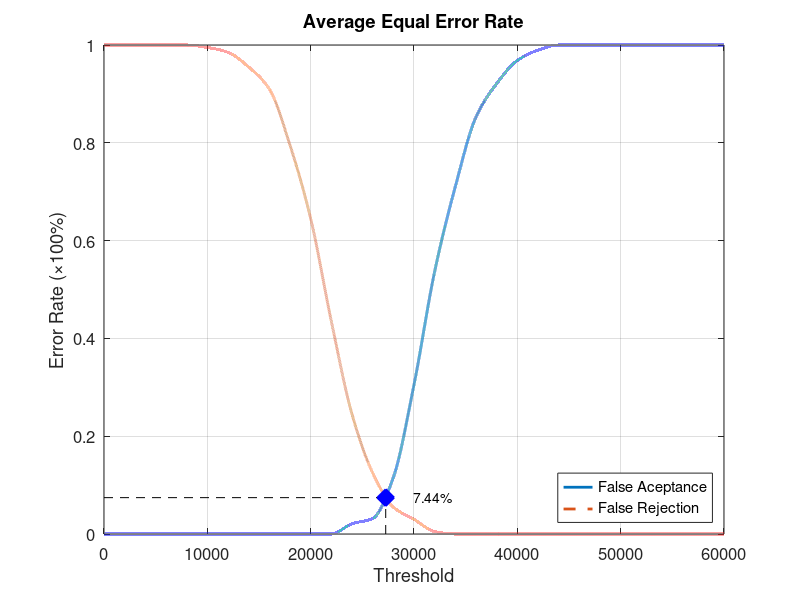
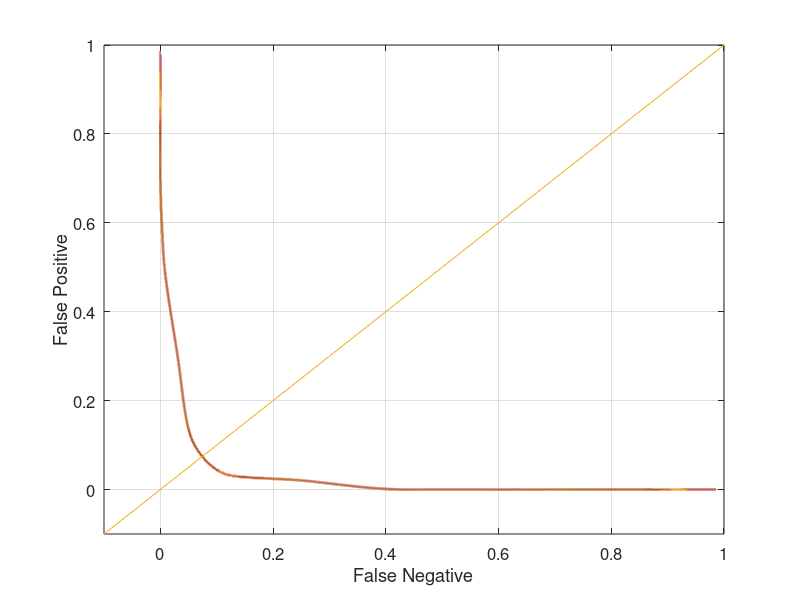

Recreate these plots in MATLAB, in order.
function yEER = Database5_4
close all;
clear;
clc;
x = 0:2000:60000;
xq = 0:0.5:60000;

y0 = [0 0 0 0 0 0 0 0 0 0 0 0 0.0210526 0.0315789 0.115789 0.305263 0.536842 0.710526 0.852632 0.921053 0.968421 0.989474 1 1 1 1 1 1 1 1 1];
yy0 = interp1(x, y0, xq, 'pchip');
y1 = [1 1 1 1 1 0.995 0.985 0.955 0.91 0.795 0.645 0.435 0.245 0.125 0.055 0.03 0.005 0 0 0 0 0 0 0 0 0 0 0 0 0 0];
yy1 = interp1(x, y1, xq, 'pchip');

% Calculating EER: 
y2 = abs(y0 - y1);
find(y2 == min(y2))
yy2 = abs(yy0 - yy1);
xEER = find(yy2 == min(yy2));
xEERIndex = xq(xEER) % X-axis EER
yEER = yy0(xEER) % Y-axis EER

main = figure
plot(xq, yy0,'-','LineWidth', 2);	hold on
plot(xq, yy1,'--','LineWidth', 2);	hold on
plot([xEERIndex xEERIndex], [0 yEER], 'k--');	hold on
plot([0 xEERIndex], [yEER yEER], 'k--');	hold on
plot(xEERIndex, yEER, 'bx', 'LineWidth', 10);	hold on
text(xEERIndex + 10 * xEERIndex / 100, yEER, [num2str(round((10000 * yEER)) / 100) '%'])
legend('False Aceptance', 'False Rejection', 'Location', 'SouthEast')
xlabel('Threshold')
ylabel('Error Rate (\times100%)')
title('Average Equal Error Rate')
set(gca, 'FontSize', 12)
axis([0 60000 0 1])
grid on

print(main, 'Database5_4Main', '-dpng');
FNRxFPR = figure('Color', [1 1 1]);
plot(yy1, yy0, '-', yy1, yy0, 'LineWidth', 2);
hold on
y = -0.1:0.1:1
plot(y, y); 
set(gca, 'FontSize', 12)
xlabel('False Negative')
ylabel('False Positive')
axis([-0.1 1 -0.1 1])
set(gca, 'FontSize', 12)
grid on

print(FNRxFPR, 'Database5_4FNRxFPR','-dpng');
end
